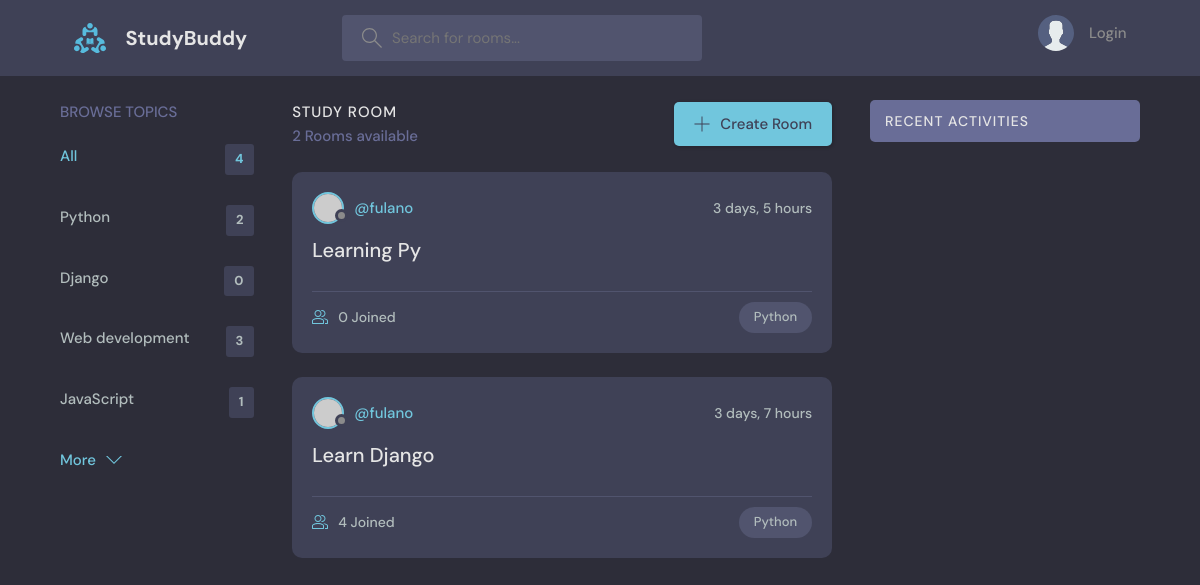
Page /?q=Python on the earlier database version.
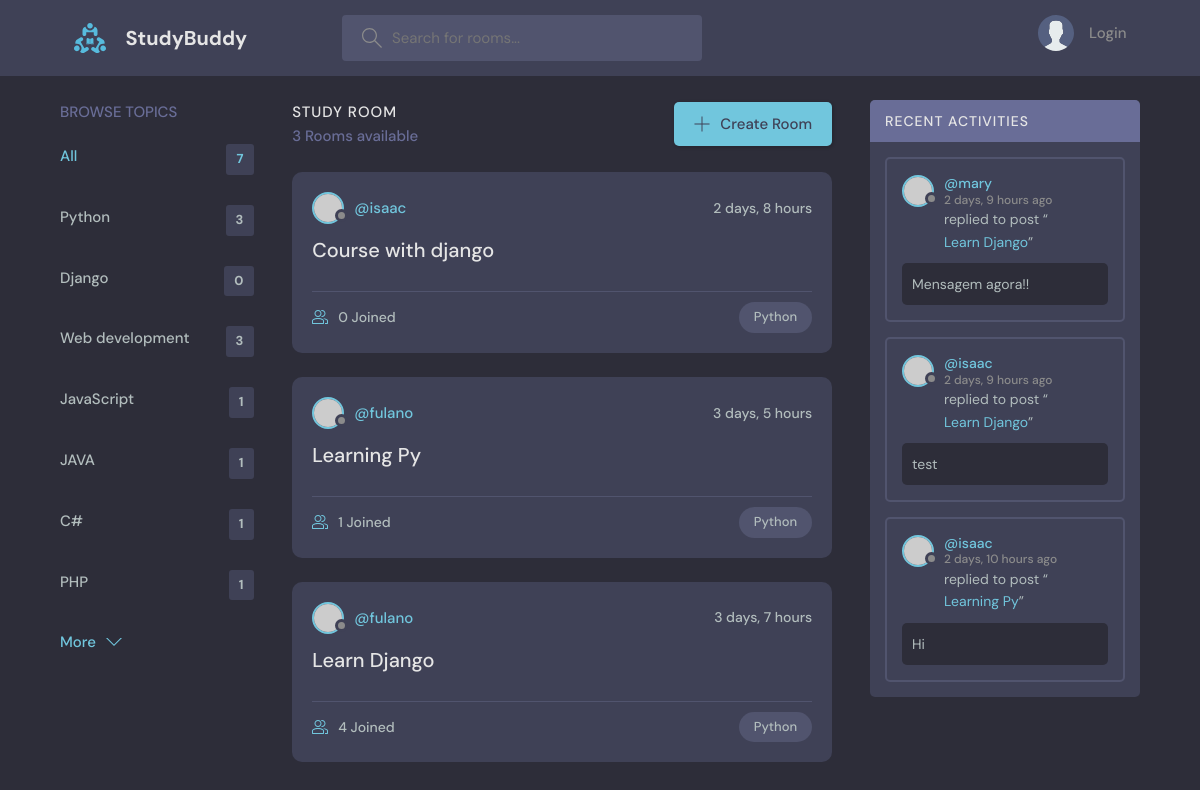
Same page on the later database version.
### base/models.py (models this page shows, shortened)
class Topic(models.Model):
    name = models.CharField(max_length=200);

class Room(models.Model):
    host = models.ForeignKey(User, on_delete=models.SET_NULL, null=True);
    topic = models.ForeignKey(Topic, on_delete=models.SET_NULL, null=True);
    name = models.CharField(max_length=200);
    description = models.TextField(null=True, blank=True);
    participants = models.ManyToManyField(User, related_name='participants', blank=True);
    update = models.DateTimeField(auto_now=True);
    created = models.DateTimeField(auto_now_add=True);
    class Meta:
        ordering = ['-update', '-created'];

class Message(models.Model):
    user = models.ForeignKey(User, on_delete=models.CASCADE);
    room = models.ForeignKey(Room, on_delete=models.CASCADE);
    body = models.TextField();
    update = models.DateTimeField(auto_now=True);
    created = models.DateTimeField(auto_now_add=True);
    class Meta:
        ordering = ['-update', '-created'];

### base/views.py (the view)
# urls.py: path('', views.home, name='home'),
def home(req):
    q = req.GET.get('q') if req.GET.get('q') != None else '';
    rooms = Room.objects.filter(
        Q(topic__name__icontains=q) |
        Q(name__icontains=q) |
        Q(description__icontains=q)
        );
    room_count = rooms.count();
    topics = Topic.objects.all();
    room = Room.objects.all();
    room_messages = Message.objects.filter(Q(room__topic__name__icontains=q));
    context = {
        'rooms': rooms,
        'topics': topics,
        'room_count': room_count,
        'room_messages': room_messages
        };
    return render(req, 'base/home.html', context);

### base/templates/base/home.html (shortened to what this page needs)
{% extends 'index.html' %} {% block content %}
<main class="layout layout--3">
  <div class="container">
    {% include 'base/components/topics_component.html' %}
    <div class="roomList">
      <div class="roomList__header">
        <div>
          <h2>Study Room</h2>
          <p>{{room_count}} Rooms available</p>
        </div>
        <a class="btn btn--main" href="{% url 'create-room' %}">
          <svg
            version="1.1"
            xmlns="http://www.w3.org/2000/svg"
            width="32"
            height="32"
            viewBox="0 0 32 32"
          >
            <title>add</title>
            <path
              d="M16.943 0.943h-1.885v14.115h-14.115v1.885h14.115v14.115h1.885v-14.115h14.115v-1.885h-14.115v-14.115z"
            ></path>
          </svg>
          Create Room
        </a>
      </div>
      {% include 'base/components/feed_component.html' %}
    </div>
    {% include 'base/components/activity_component.html' %}
  </div>
</main>
{% endblock content %}

### base/templates/base/components/topics_component.html
<div class="topics">
  <div class="topics__header">
    <h2>Browse Topics</h2>
  </div>
  <ul class="topics__list">
    <li>
      <a href="{% url 'home'%}" class="active">All <span>{{topics.count}}</span></a>
    </li>
    {% for topic in topics %}
    <li>
      <div>
        <a href="{% url 'home' %}?q={{topic.name}}"">{{topic.name}}
          <span>{{topic.room_set.all.count}}</span>
        </a>
      </div>
      {% endfor %}
    </li>
  </ul>
  <a class="btn btn--link" href="#">
    More
    <svg version="1.1" xmlns="http://www.w3.org/2000/svg" width="32" height="32" viewBox="0 0 32 32">
      <title>chevron-down</title>
      <path d="M16 21l-13-13h-3l16 16 16-16h-3l-13 13z"></path>
    </svg>
  </a>
</div>

### base/templates/base/components/feed_component.html (shortened to what this page needs)
{% for room in rooms %}
<div class="roomListRoom">
  <div class="roomListRoom__header">
    <a href="{% url 'user-profile' room.host.id %}" class="roomListRoom__author">
      <div class="avatar avatar--small">
        <img src="https://randomuser.me/api/portraits/women/11.jpg" />
      </div>
      <span>@{{room.host.username}}</span>
    </a>
    <div class="roomListRoom__actions">
      <span>{{room.created|timesince}}</span>
    </div>
  </div>
  <div class="roomListRoom__content">
    <a href="{% url 'room' room.id %}">{{room.name}}</a>
  </div>
  <div class="roomListRoom__meta">
    <a href="{% url 'room' room.id %}" class="roomListRoom__joined">
      {{room.participants.all.count}} Joined
    </a>
    <p class="roomListRoom__topic">{{room.topic.name}}</p>
  </div>
</div>
{% endfor %}

### base/templates/base/components/activity_component.html (shortened to what this page needs)
<div class="activities">
  <div class="activities__header">
    <h2>Recent Activities</h2>
  </div>
  {% for message in room_messages %}
  <div class="activities__box">
    <div class="activities__boxHeader roomListRoom__header">
      <a
        href="{% url 'user-profile' message.user.id %}"
        class="roomListRoom__author"
      >
        <div class="avatar avatar--small">
          <img src="https://randomuser.me/api/portraits/women/11.jpg" />
        </div>
        <p>
          @{{message.user}}
          <span>{{message.created|timesince}} ago</span>
        </p>
      </a>
    </div>
    <div class="activities__boxContent">
      <p>
        replied to post “<a href="{% url 'room' message.room.id %}">{{message.room.name}}</a>”
      </p>
      <div class="activities__boxRoomContent">
        {{message.body}}
      </div>
    </div>
  </div>
  {% endfor %}
</div>

Differences in the rows shown:
computed for Topic "Python": room_set.all.count "2" → "3"
added Topic: name "JAVA", room_set.all.count "1"
added Topic: name "C#", room_set.all.count "1"
added Topic: name "PHP", room_set.all.count "1"
added Room: host.username "isaac", created "2 days, 8 hours", name "Course with django", participants.all.count "0", topic.name "Python"
computed for Room "Learning Py": participants.all.count "0" → "1"
added Message: user "mary", created "2 days, 9 hours", room.name "Learn Django", body "Mensagem agora!!"
added Message: user "isaac", created "2 days, 9 hours", room.name "Learn Django", body "test"
added Message: user "isaac", created "2 days, 10 hours", room.name "Learning Py", body "Hi"
Other differences:
{{ topics.count }}: "4" → "7"
{{ room_count }}: "2" → "3"
